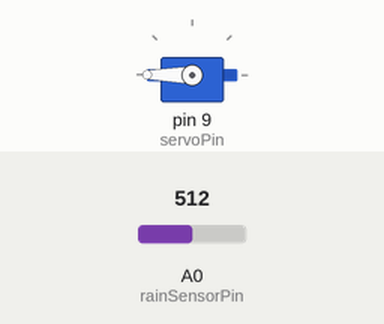
The sketch below on a simulated Arduino Uno, built with avr-gcc and run on an emulated ATmega328P. On the bench: servo. The inputs (shaded band) are chosen by the test bench; at power-on: A0 (rainSensorPin) = 512.

Above: at 1.2 s.
1.3 s: A0 (rainSensorPin) set to 489
At 1.8 s:
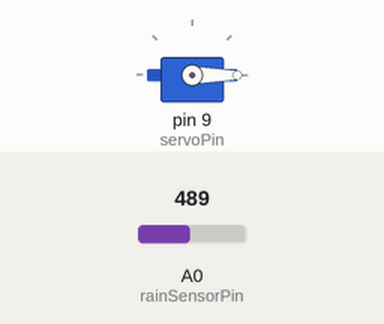
2.8 s: A0 (rainSensorPin) set to 510
At 4.0 s:
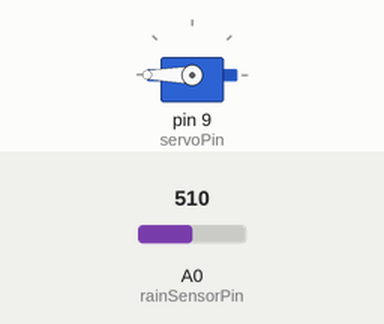
4.3 s: A0 (rainSensorPin) set to 490
At 5.4 s:
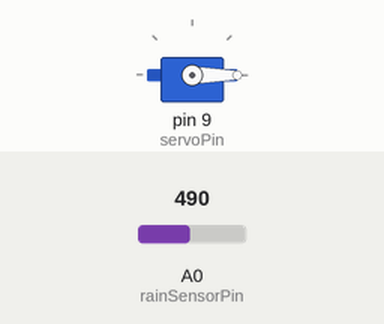
Timing chart, 0 to 7.3 s (numbered marks = the images above; inputs shaded):
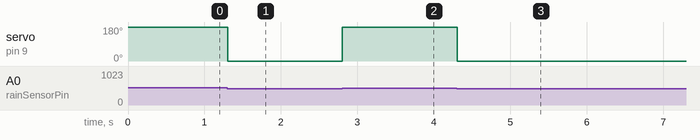

Measured:
- the behaviour switches between 501 and 500 on A0 (rainSensorPin) (found by bisection; images 0 and 1)
- after the input at 1.3 s, servo on pin 9 (servoPin): 180° → 0° at once
- after the input at 2.8 s, servo on pin 9 (servoPin): 0° → 180° at once
- after the input at 4.3 s, servo on pin 9 (servoPin): 180° → 0° at once

The sketch:

Auto_clothesline_with_servo.ino
```cpp
#include <Servo.h>

// Define the pin for the rain sensor
const int rainSensorPin = A0;

// Define the pin for the servo motor
const int servoPin = 9;

// Create a servo object
Servo servoMotor;

void setup() {
  // Initialize the servo motor
  servoMotor.attach(servoPin);

  // Set the rain sensor pin as an input
  pinMode(rainSensorPin, INPUT);
}

void loop() {
  // Read the value from the rain sensor
  int rainSensorValue = analogRead(rainSensorPin);

  // Check if water is detected
  if (rainSensorValue > 500) {
    // Turn the servo motor to 180 degrees
    servoMotor.write(180);
  } else {
    // Turn the servo motor to 0 degrees
    servoMotor.write(0);
  }

  // Wait for a short time before reading the rain sensor again
  delay(100);
}
```
